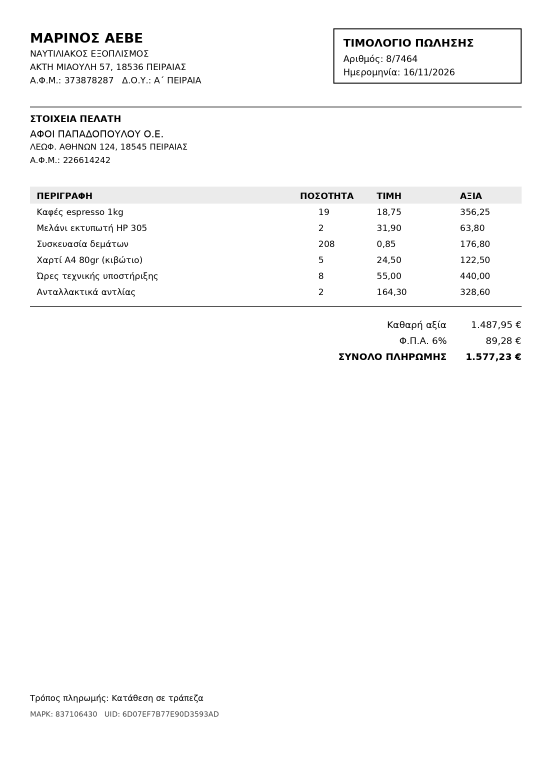
#> input picture samples/invoice_001.png, 1654 x 2339 px (shown at 1/3 size); its folder holds only this picture in this run
$ python degrade.py
#> lines starting #> are read from the running program, lines starting #| are printed output that depends on the picture
#!/usr/bin/env python
"""Turn a clean render into paperwork that has actually been through an office.

A number measured on a perfect PNG is not a number anyone should buy. These are
the six things that happen to a real invoice before it reaches an accountant:
it gets faxed, scanned crooked, photographed on a desk, saved as a bad JPEG,
photocopied until the toner thins, or printed on a near-empty cartridge.
"""
import os
import sys

from PIL import Image, ImageEnhance, ImageFilter
import numpy as np


def _noise(img, sigma):
    a = np.asarray(img).astype(np.float32)
    a += np.random.normal(0, sigma, a.shape)
    return Image.fromarray(np.clip(a, 0, 255).astype(np.uint8))


def scan_skew(img):
    """a sheet fed crooked into a scanner, slightly soft"""
    img = img.rotate(1.8, resample=Image.BICUBIC, fillcolor="white", expand=False)
    img = img.filter(ImageFilter.GaussianBlur(0.6))
    return _noise(img, 6)


def phone_photo(img):
    """photographed on a desk: perspective, uneven light, shadow down one side"""
    w, h = img.size
    img = img.transform((w, h), Image.PERSPECTIVE,
                        _coeffs([(0, 0), (w, 0), (w, h), (0, h)],
                                [(18, 12), (w - 6, 0), (w - 24, h - 9), (9, h - 16)]),
                        resample=Image.BICUBIC, fillcolor="white")
    grad = np.linspace(1.0, 0.62, w)[None, :, None]
    a = np.asarray(img).astype(np.float32) * grad
    img = Image.fromarray(np.clip(a, 0, 255).astype(np.uint8))
    return _noise(img.filter(ImageFilter.GaussianBlur(0.8)), 5)


def fax(img):
    """1-bit, low resolution, the way a fax or a cheap scanner delivers it"""
    w, h = img.size
    img = img.convert("L").resize((w // 2, h // 2), Image.BILINEAR)
    img = img.point(lambda p: 255 if p > 150 else 0).convert("RGB")
    return img.resize((w, h), Image.NEAREST)


def bad_jpeg(img, tmp="/tmp/_deg.jpg"):
    """emailed at quality 25 after being resized twice"""
    w, h = img.size
    img.resize((int(w * 0.6), int(h * 0.6)), Image.BILINEAR).save(tmp, quality=25)
    return Image.open(tmp).convert("RGB").resize((w, h), Image.BICUBIC)


def photocopy(img):
    """third-generation copy: grey background, thin strokes, speckle"""
    img = ImageEnhance.Contrast(img).enhance(0.55)
    img = ImageEnhance.Brightness(img).enhance(1.12)
    a = np.asarray(img).astype(np.float32)
    speck = (np.random.rand(*a.shape[:2]) < 0.004)[:, :, None]
    a = np.where(speck, 40, a)
    return _noise(Image.fromarray(np.clip(a, 0, 255).astype(np.uint8)), 9)


def low_toner(img):
    """printer running out: strokes break up, horizontal banding"""
    a = np.asarray(img.convert("L")).astype(np.float32)
    bands = (np.sin(np.linspace(0, 60, a.shape[0])) * 18)[:, None]
    a = np.clip(a + bands + 38, 0, 255)
    img = Image.fromarray(a.astype(np.uint8)).convert("RGB")
    return _noise(img.filter(ImageFilter.GaussianBlur(0.4)), 4)


def _coeffs(src, dst):
    import numpy as np
    A = []
    for (x, y), (u, v) in zip(dst, src):
        A.append([x, y, 1, 0, 0, 0, -u * x, -u * y])
        A.append([0, 0, 0, x, y, 1, -v * x, -v * y])
    A = np.array(A, dtype=np.float64)
    B = np.array(src, dtype=np.float64).reshape(8)
    return np.linalg.solve(A, B)


MODES = {"scan": scan_skew, "photo": phone_photo, "fax": fax,
         "jpeg": bad_jpeg, "copy": photocopy, "toner": low_toner}


def main():
    src_dir = sys.argv[1] if len(sys.argv) > 1 else "samples"
    out_dir = sys.argv[2] if len(sys.argv) > 2 else "samples_hard"
    os.makedirs(out_dir, exist_ok=True)
    np.random.seed(7)
    import shutil
    names = sorted(f for f in os.listdir(src_dir) if f.endswith(".png"))
    for name in names:
        img = Image.open(os.path.join(src_dir, name)).convert("RGB")
#> img is the input picture: PIL image 1654x2339 RGB; min 0, max 255, mean 250
        stem = name[:-4]
        for mode, fn in MODES.items():
            fn(img.copy()).save(os.path.join(out_dir, f"{stem}_{mode}.png"))
            truth = os.path.join(src_dir, stem + ".truth.json")
            if os.path.exists(truth):
                shutil.copy(truth, os.path.join(out_dir, f"{stem}_{mode}.truth.json"))
#> this loop made 6 passes
#> pass 1, in scan_skew, `img = img.rotate(1.8, resample=Image.BICUBIC, fillcolor="white", expan..`:
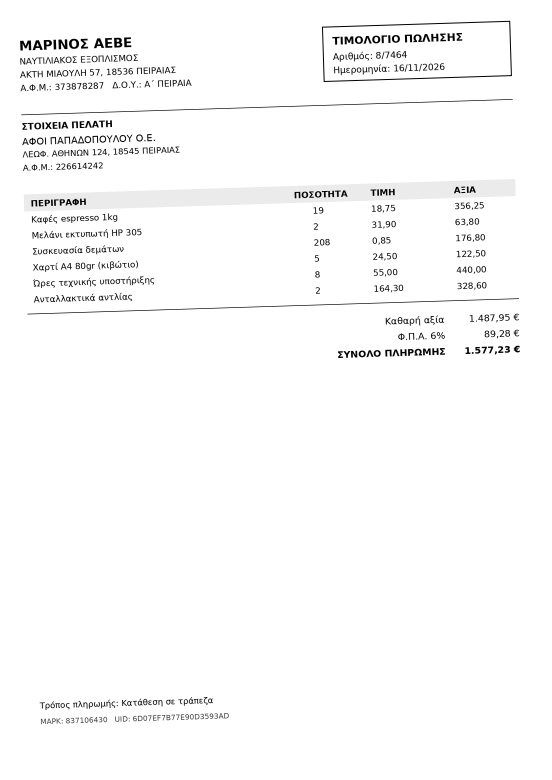
#> img: PIL image 1654x2339 RGB (shown at 1/3 size); min 0, max 255, mean 250
#> pass 1, in _noise, `a += np.random.normal(0, sigma, a.shape)`:
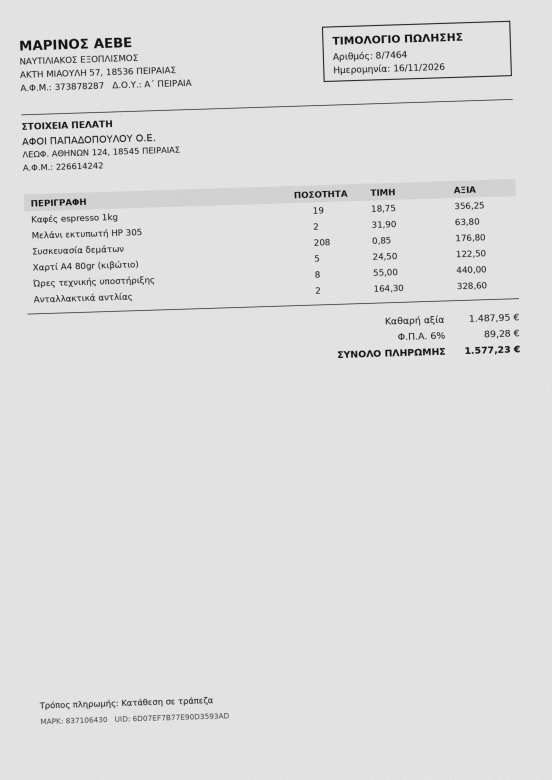
#> a: shape (2339, 1654, 3) float32 (shown at 1/3 size); mean R, G, B 250.7, 250.7, 250.7; drawn with min black and max white
        print(f"{stem}: {' '.join(MODES)}")


if __name__ == "__main__":
    main()
